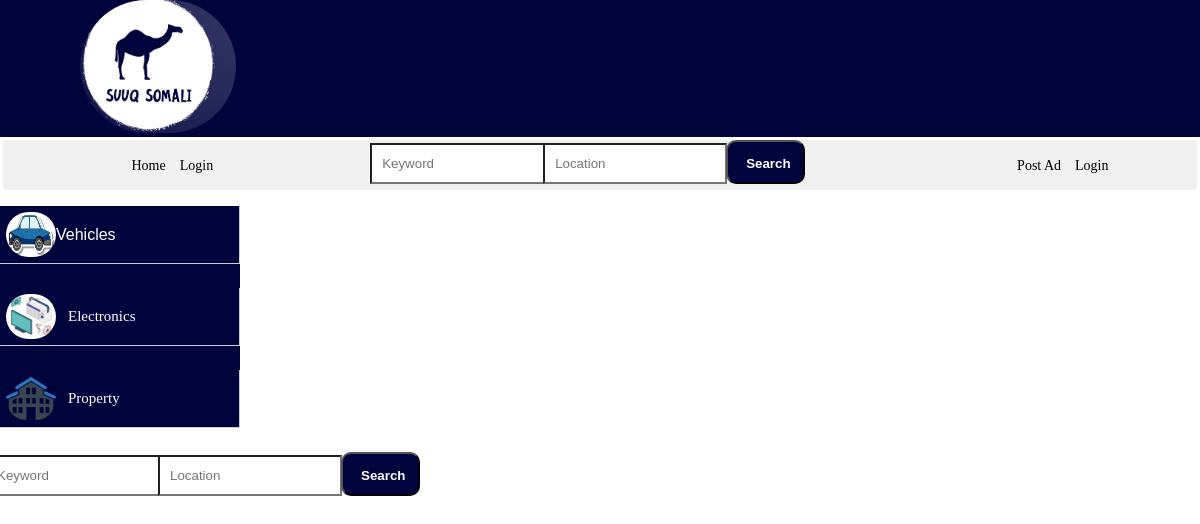
Before: /categories/1/ with the older database file.
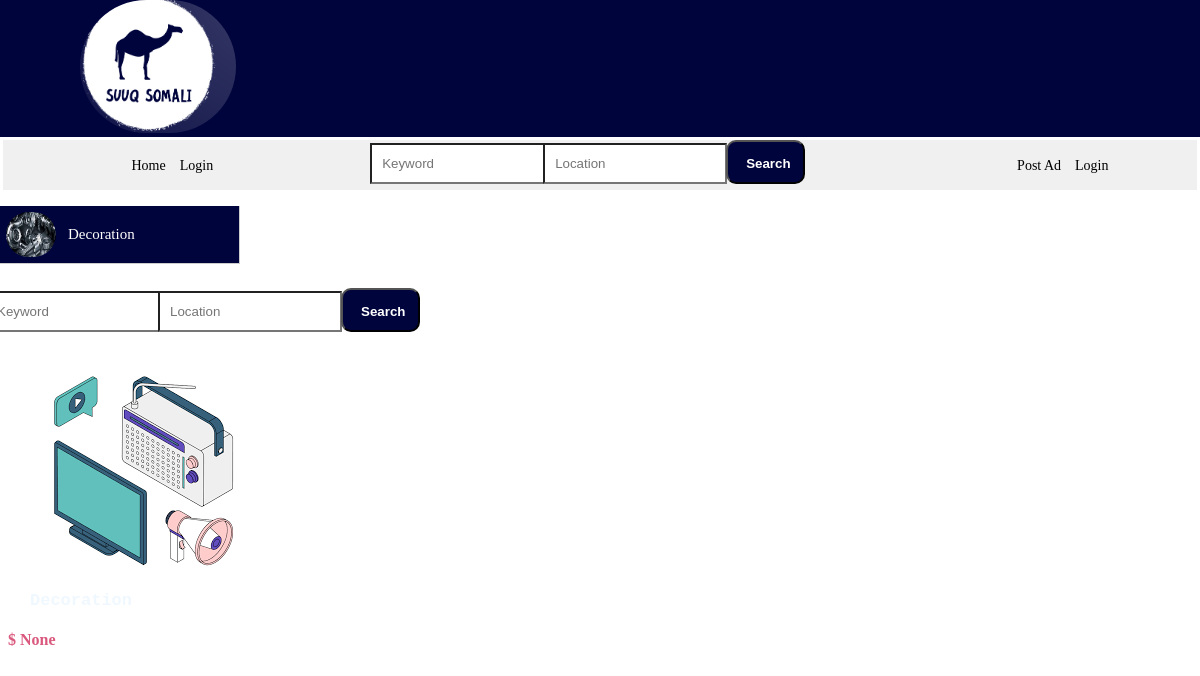
After: the same page with the newer database file.
### base/models.py (models this page shows, shortened)
class Category(models.Model):
    name = models.CharField(max_length=100)
    parent_category = models.ForeignKey('self', null=True, blank=True, related_name='subcategories', on_delete=models.CASCADE)
    image = models.ImageField(upload_to='product_images')

class Product(models.Model):
    category = models.ForeignKey(Category, on_delete=models.CASCADE)
    advertiser = models.ForeignKey(User, on_delete=models.CASCADE)
    name = models.CharField(max_length=100)
    description = models.TextField()
    location = models.CharField(max_length=100)
    condition = models.CharField(max_length=100)
    price = models.IntegerField(null=True, blank=True)
    geartype = models.CharField(max_length=100, null=True, blank=True)
    motortype = models.CharField(max_length=100, null=True, blank=True)
    year = models.IntegerField(null=True, blank=True)
    color = models.CharField(max_length=50, null=True, blank=True)
    num_rooms = models.IntegerField(null=True, blank=True)
    num_baths = models.IntegerField(null=True, blank=True)
    updated = models.DateTimeField(auto_now=True)
    created = models.DateTimeField(auto_now_add=True)

class Image(models.Model):
    product = models.ForeignKey(Product, on_delete=models.CASCADE)
    image = models.ImageField(upload_to='product_images')

### base/views.py (the view)
# urls.py: path('categories/<int:category_id>/',views.product_list, name='product_list'),
def product_list(request, category_id):
    category = get_object_or_404(Category, pk=category_id)
    categories = Category.objects.all()
    products = Product.objects.filter(category=category)
    return render(request, 'base/product_list.html', {'categories': categories,'category': category, 'products': products})

### base/templates/base/product_list.html
{% extends 'main.html' %}
{% block content %}
{% include 'searchbar.html' %}
    <div class="product-list">
        {% for product in products %}
        <div class="image-container">
            <div class="img-card">
                <img src="{{ product.image_set.first.image.url }}" alt="{{ product.name }}">
            </div>
            <div class="details-advertismnt">
                <span class="header">
                    <h4>{{product.name}}</h4>
                </span>
                <span class="price">
                    <h4>$ {{product.price}}</h4>
                </span>
            </div>
    </div>
    {% endfor %}
    </div>
    {% endblock %}

### templates/searchbar.html (shortened to what this page needs)
{% load static %}
<section class="advetisement-container">
    <div class="side-menu">
        <ul>
            {% for category in categories %}
            {% if not category.parent_category %}
            <li class="parent-category">
                <img class="icon" src="{{ category.image.url }}" alt="">
                {% if category.subcategories.all %}
                <span class="side-menu-item">{{ category.name }}</span>
                {% else %}
                <a href="{% url 'product_list' category.id %}" class="side-menu-item">{{ category.name }}</a>
                {% endif %}
            </li>
            {% endif %}
            {% endfor %}
        </ul>
    </div>
    <form method="GET" action="{% url 'search_products' %}">
<div class="search-panel-container">
<div class="search-panel">
    <input type="text" class="search-input" required name="keyword" placeholder="Keyword">
    <input type="text" class="search-input" require name="location" placeholder="Location">
    <button type="submit" class="search-button">Search</button>
</div>
</div>

Changed rows visible on the page:
removed Category: image (picture), name "Vehicles"
removed Category: image (picture), name "Electronics"
removed Category: image (picture), name "Property"
added Category: image (picture), name "Decoration"
now on this page (row edited): Product: image_set.first.image (picture), price "None"
